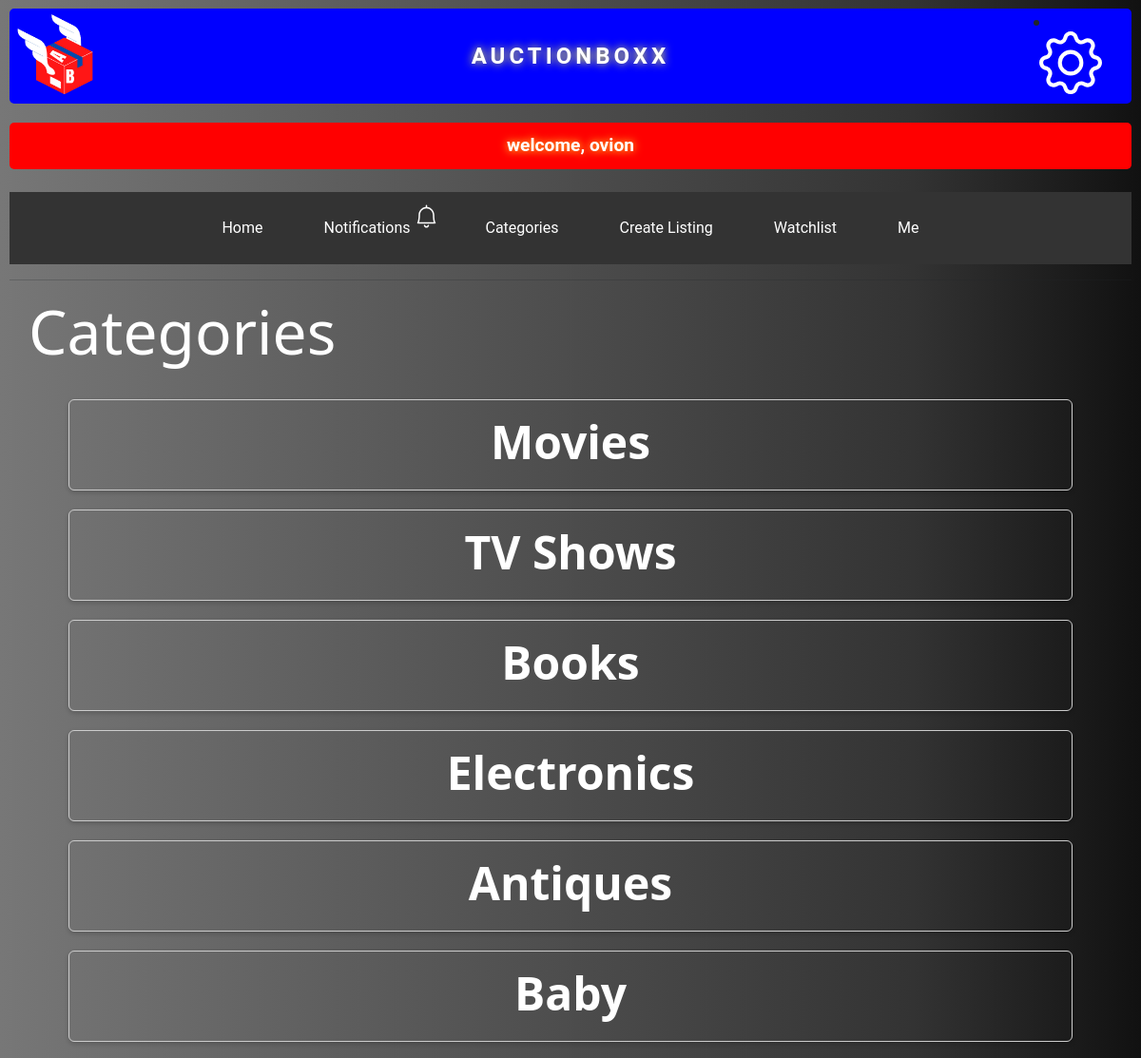
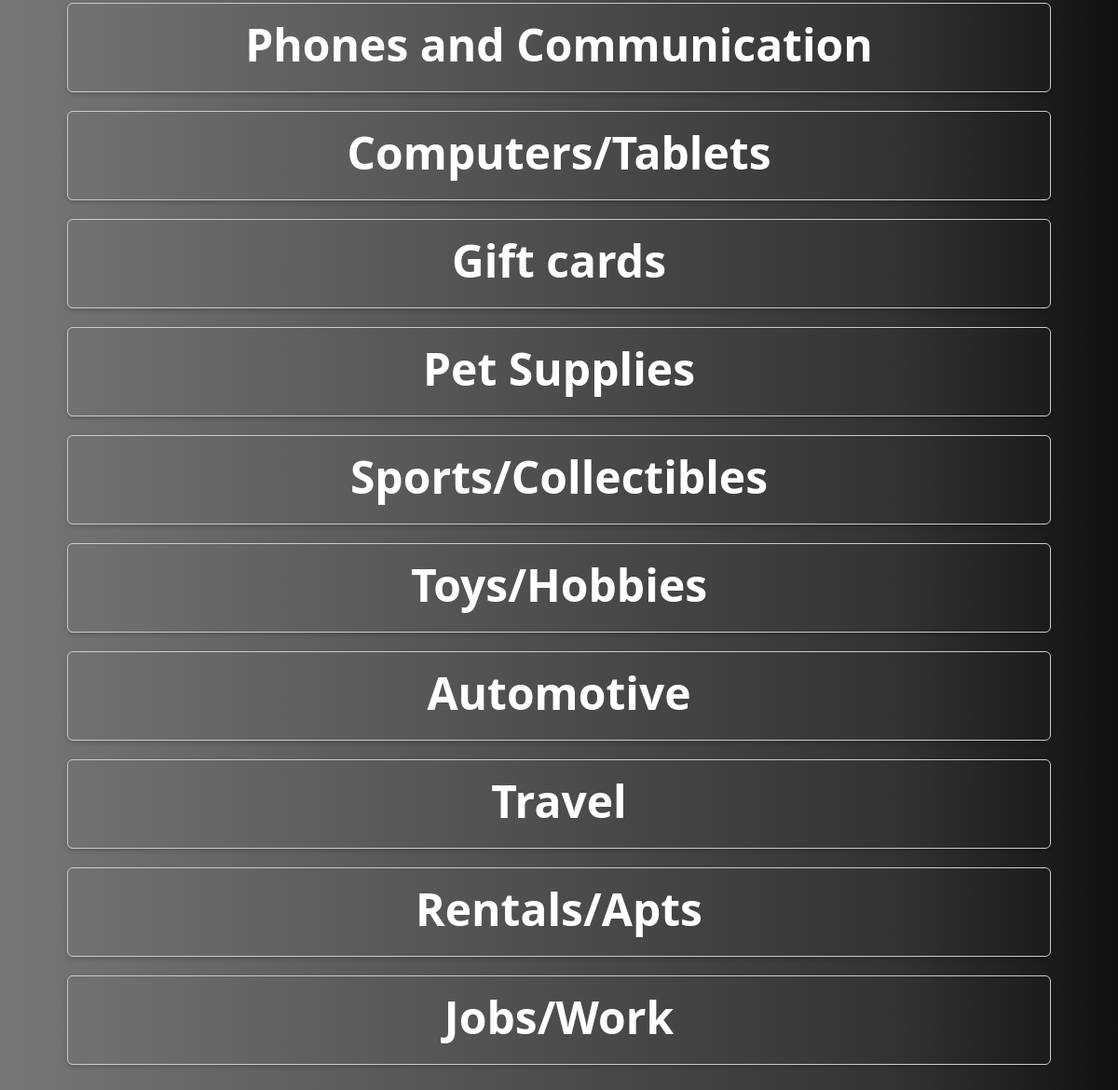
Page /categories (signed in) on the committed database (2 pictures, top to bottom).
### auctions/models.py (models this page shows, shortened)
class User(AbstractUser):
    pass

class Category(models.Model):
    categoryName = models.CharField(max_length=50)

### auctions/views.py (the view)
# urls.py: path("categories", views.categories, name='categories'),
def categories(request):
    categories = Category.objects.all()
    return render(request, 'auctions/categories.html', {'categories': categories})

### auctions/templates/auctions/categories.html (shortened to what this page needs)
{% extends "auctions/layout.html" %}
{% block body %}
{% if user.is_authenticated %}
<h2 class="" style="color: white; justify-content: left; margin-left: 20px; font-size: 4rem;">Categories</h2><br>
<div>
    {% for category in categories %}
    <div class="row mx-3" >
      <div class="card mx-3" style="width: 92%; height: 6rem; background-color: transparent;">
        <a href="{% url 'category_listings' category.id %}" style ="text-decoration: none; text-decoration-line: none;">
          <div class="category">
                <span class="category-name" style="color: white; font-size: 3rem; color: white; text-decoration: none; text-decoration-line: none;">
                  {{category.categoryName}}
                </span>
          </div>
        </a>
       </div>
      </div>
    {% endfor %}
</div>
{% else %}
<h2 class="text-center">Please log in to view active listings.</h2>
{% endif %}
{% endblock %}

### auctions/templates/auctions/layout.html (shortened to what this page needs)
{% load static %}
<!DOCTYPE html>
<html lang="en">
    <head>
        <link rel="stylesheet" href="https://stackpath.bootstrapcdn.com/bootstrap/4.3.1/css/bootstrap.min.css">
        <link rel="stylesheet" href="https://stackpath.bootstrapcdn.com/bootstrap/4.4.1/css/bootstrap.min.css">
        <link href="{% static 'auctions/styles.css' %}" rel="stylesheet">
        <link href="https://cdn.jsdelivr.net/npm/bootstrap@5.3.0-alpha1/dist/css/bootstrap.min.css" rel="stylesheet">
    </head>
  <body>
{% if user.is_authenticated %}
        <div class="body">
          <div class="logo">
            <a style="margin-left: -32px; margin-top: -15px; margin-bottom: -31px; background-color: transparent;" href="{%url 'index'%}"><img src="{% static 'auctions/logo.png' %}" alt="logo"></a>
            <li>
                <a class="nav-link" href="{% url 'settings' %}" style = "margin-right: 25px; margin-top: -6px;">
                </a>
            </li>
          </div>
          <h1>
              <div style="color: white; font-family: 'Roboto', sans-serif; font-size: 0.6em; font-weight: bold; text-align: center; padding: 20px; background-color: blue; border-radius: 5px; text-shadow: 0 0 10px #ff3; ">auctionboxx</div>
          </h1>
          <div style="color: white; font-family: 'Roboto', sans-serif; font-size: 1.2em; font-weight: bold; text-align: center; padding: 10px; background-color: red; border-radius: 5px; text-shadow: 0 0 10px #ff3; animation: marquee 5s linear infinite;"> welcome, {{ user.username }}</div>
          <br>
          <ul class="nav">
            <li class="nav-item">
                <a class="nav-link" href="{% url 'index' %}">Home</a>
            </li>
            <li class="nav-item">
                <a class="nav-link" href="{% url 'notifications' %}">Notifications</a>
            </li>
                  <li class="nav-item">
                      <a class="nav-link" href="{% url 'categories' %}">Categories</a>
                  </li>
                  <li class="nav-item">
                      <a class="nav-link" href="{% url 'create_listing' %}">Create Listing</a>
                  </li>
                  <li class="nav-item">
                      <a class="nav-link" href="{% url 'watchlist' %}">Watchlist</a>
                  </li>
                  <li class="nav-item">
                      <a class="nav-link" href="{% url 'me' %}">Me</a>
                  </li>
              {% endif %}
          </ul>
          <hr>
        </div>
        {% block body %}
        {% endblock %}
    </body>
</html>

### auctions/static/auctions/styles.css (style rules this page uses)
body { padding: 10px; }

### auctions/templates/auctions/layout.html (style rules this page uses)
body { background-color: blue; }
h1 { color: #1DB954; font-family: 'Roboto', sans-serif; font-size: 2.5rem; font-weight: bold; text-transform: uppercase; letter-spacing: 0.1em; margin: 0.5em 0; line-height: 1.5em; text-shadow: 1px 1px 1px #000; margin-top: -95px; }
.nav { list-style-type: none; margin: 0; padding: 0; overflow: hidden; background-color: #333; }
.nav-item { float: left; list-style-type: none; }
.nav-link { display: block; color: white; text-align: center; padding: 4px 6px; text-decoration: none; font-family: 'Roboto', sans-serif; font-size: 1.2rem; }
.nav { list-style-type: none; margin: 0; padding: 0; justify-content: center; background-color: #333; display: flex; flex-wrap: nowrap; list-style-type: none; }
.nav li a { display: block; color: white; text-align: center; padding: 26px 32px; text-decoration: none; justify-content: center; flex: 0 0 auto; font-size: 1rem; border-radius: 20px; list-style-type: none; }
.logo img { width: 160px; max-width: 100%; height: 140px; margin-top }
.logo { display: flex; justify-content: space-between; align-items: center; width: 100%; position: relative; top: 5; left: 0; }

### auctions/templates/auctions/categories.html (style rules this page uses)
body { background: linear-gradient(to left, #111111, #333333, #444444, #555555, #666666, #777777); }
.row { display: flex; flex-wrap: wrap; justify-content: center; text-decoration: none; text-decoration-line: none; }
.card { border: 1px solid #ccc; box-shadow: 0px 2px 5px rgba(0, 0, 0, 0.2); margin-bottom: 20px; width: 10rem; height: 3rem; text-decoration: none; text-decoration-line: none; }
h2 { color: white; }
.category { display: flex; justify-content: center; align-items: center; font-size: 1.2rem; font-weight: bold; padding: 10px; text-decoration: none; text-decoration-line: none; text-align: center; padding: 0.5rem; }
span { font-size: 1.2rem; font-weight: bold; text-decoration: none; text-decoration-line: none; }

### rows in the picture
User: username "ovion"
Category: categoryName "Movies"
Category: categoryName "TV Shows"
Category: categoryName "Books"
Category: categoryName "Electronics"
Category: categoryName "Antiques"
Category: categoryName "Baby"
Category: categoryName "Phones and Communication"
Category: categoryName "Computers/Tablets"
Category: categoryName "Gift cards"
Category: categoryName "Pet Supplies"
Category: categoryName "Sports/Collectibles"
Category: categoryName "Toys/Hobbies"
Category: categoryName "Automotive"
Category: categoryName "Travel"
Category: categoryName "Rentals/Apts"
Category: categoryName "Jobs/Work"
